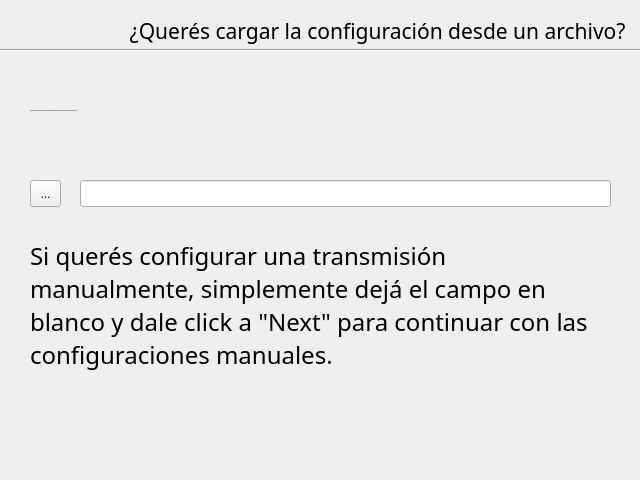
  <widget class="QWizardPage" name="PaginaCargarArchivo">
   <property name="minimumSize">
    <size>
     <width>640</width>
     <height>480</height>
    </size>
   </property>
   <property name="maximumSize">
    <size>
     <width>640</width>
     <height>480</height>
    </size>
   </property>
   <property name="baseSize">
    <size>
     <width>640</width>
     <height>480</height>
    </size>
   </property>
   <property name="title">
    <string/>
   </property>
   <property name="subTitle">
    <string/>
   </property>
   <attribute name="pageId">
    <string notr="true">QueTransmitir</string>
   </attribute>
   <widget class="Line" name="line_2">
    <property name="geometry">
     <rect>
      <x>0</x>
      <y>40</y>
      <width>641</width>
      <height>20</height>
     </rect>
    </property>
    <property name="orientation">
     <enum>Qt::Horizontal</enum>
    </property>
   </widget>
   <widget class="QLabel" name="LabelSeleccione2_2">
    <property name="geometry">
     <rect>
      <x>10</x>
      <y>10</y>
      <width>621</width>
      <height>41</height>
     </rect>
    </property>
    <property name="palette">
     <palette>
      <active>
       <colorrole role="WindowText">
        <brush brushstyle="SolidPattern">
         <color alpha="255">
          <red>0</red>
          <green>0</green>
          <blue>0</blue>
         </color>
        </brush>
       </colorrole>
      </active>
      <inactive>
       <colorrole role="WindowText">
        <brush brushstyle="SolidPattern">
         <color alpha="255">
          <red>0</red>
          <green>0</green>
          <blue>0</blue>
         </color>
        </brush>
       </colorrole>
      </inactive>
      <disabled>
       <colorrole role="WindowText">
        <brush brushstyle="SolidPattern">
         <color alpha="255">
          <red>121</red>
          <green>119</green>
          <blue>115</blue>
         </color>
        </brush>
       </colorrole>
      </disabled>
     </palette>
    </property>
    <property name="font">
     <font>
      <family>Freak Turbulence BRK</family>
      <pointsize>16</pointsize>
      <weight>50</weight>
      <bold>false</bold>
     </font>
    </property>
    <property name="text">
     <string>¿Querés cargar la configuración desde un archivo? </string>
    </property>
    <property name="alignment">
     <set>Qt::AlignRight|Qt::AlignTrailing|Qt::AlignVCenter</set>
    </property>
   </widget>
   <widget class="QLineEdit" name="TextboxArchivoLoad">
    <property name="geometry">
     <rect>
      <x>80</x>
      <y>180</y>
      <width>531</width>
      <height>27</height>
     </rect>
    </property>
    <property name="font">
     <font>
      <family>Jura</family>
     </font>
    </property>
   </widget>
   <widget class="QToolButton" name="ButtonBrowseLoad">
    <property name="geometry">
     <rect>
      <x>30</x>
      <y>180</y>
      <width>31</width>
      <height>27</height>
     </rect>
    </property>
    <property name="toolTip">
     <string>Click acá para seleccionar un archivo</string>
    </property>
    <property name="text">
     <string>...</string>
    </property>
   </widget>
   <widget class="QLabel" name="LabelDescripcionLoad">
    <property name="geometry">
     <rect>
      <x>30</x>
      <y>70</y>
      <width>581</width>
      <height>81</height>
     </rect>
    </property>
    <property name="font">
     <font>
      <family>Jura</family>
      <pointsize>-1</pointsize>
      <weight>50</weight>
      <italic>false</italic>
      <bold>false</bold>
     </font>
    </property>
    <property name="styleSheet">
     <string notr="true">font: 24px &quot;Jura&quot;;</string>
    </property>
    <property name="text">
     <string>Podés seleccionar un archivo en el que guadardaste anteriormente una configuración de transmisión.</string>
    </property>
    <property name="textFormat">
     <enum>Qt::AutoText</enum>
    </property>
    <property name="scaledContents">
     <bool>false</bool>
    </property>
    <property name="wordWrap">
     <bool>true</bool>
    </property>
   </widget>
   <widget class="QLabel" name="LabelDescripcionLoad_2">
    <property name="geometry">
     <rect>
      <x>30</x>
      <y>220</y>
      <width>571</width>
      <height>171</height>
     </rect>
    </property>
    <property name="font">
     <font>
      <family>Jura</family>
      <pointsize>18</pointsize>
     </font>
    </property>
    <property name="text">
     <string>Si querés configurar una transmisión manualmente, simplemente dejá el campo en blanco y dale click a &quot;Next&quot; para continuar con las configuraciones manuales.</string>
    </property>
    <property name="textFormat">
     <enum>Qt::AutoText</enum>
    </property>
    <property name="scaledContents">
     <bool>false</bool>
    </property>
    <property name="wordWrap">
     <bool>true</bool>
    </property>
   </widget>
  </widget>
